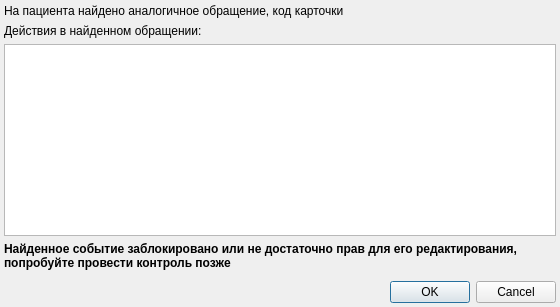
<?xml version="1.0" encoding="UTF-8"?>
<ui version="4.0">
 <class>CompletedEventsOMSWidget</class>
 <widget class="QDialog" name="CompletedEventsOMSWidget">
  <property name="geometry">
   <rect>
    <x>0</x>
    <y>0</y>
    <width>560</width>
    <height>307</height>
   </rect>
  </property>
  <property name="windowTitle">
   <string>Контроль законченных случаев по ОМС</string>
  </property>
  <layout class="QGridLayout" name="gridLayout">
   <property name="leftMargin">
    <number>4</number>
   </property>
   <property name="topMargin">
    <number>4</number>
   </property>
   <property name="rightMargin">
    <number>4</number>
   </property>
   <property name="bottomMargin">
    <number>4</number>
   </property>
   <item row="7" column="0" colspan="3">
    <widget class="QDialogButtonBox" name="buttonBox">
     <property name="orientation">
      <enum>Qt::Horizontal</enum>
     </property>
     <property name="standardButtons">
      <set>QDialogButtonBox::Cancel|QDialogButtonBox::Ok</set>
     </property>
    </widget>
   </item>
   <item row="1" column="0" colspan="3">
    <widget class="QLabel" name="lblInfo">
     <property name="text">
      <string>На пациента найдено аналогичное обращение, код карточки </string>
     </property>
    </widget>
   </item>
   <item row="5" column="1">
    <spacer name="verticalSpacer">
     <property name="orientation">
      <enum>Qt::Vertical</enum>
     </property>
     <property name="sizeHint" stdset="0">
      <size>
       <width>0</width>
       <height>0</height>
      </size>
     </property>
    </spacer>
   </item>
   <item row="2" column="0">
    <widget class="QLabel" name="lblActions">
     <property name="text">
      <string>Действия в найденном обращении:</string>
     </property>
    </widget>
   </item>
   <item row="3" column="0" colspan="3">
    <widget class="QTableView" name="tblActions"/>
   </item>
   <item row="4" column="0" colspan="3">
    <widget class="QLabel" name="lblCancel">
     <property name="font">
      <font>
       <weight>75</weight>
       <bold>true</bold>
      </font>
     </property>
     <property name="text">
      <string>Найденное событие заблокировано или не достаточно прав для его редактирования, попробуйте провести контроль позже</string>
     </property>
     <property name="wordWrap">
      <bool>true</bool>
     </property>
    </widget>
   </item>
  </layout>
 </widget>
 <tabstops>
  <tabstop>buttonBox</tabstop>
 </tabstops>
 <resources/>
 <connections>
  <connection>
   <sender>buttonBox</sender>
   <signal>accepted()</signal>
   <receiver>CompletedEventsOMSWidget</receiver>
   <slot>accept()</slot>
   <hints>
    <hint type="sourcelabel">
     <x>256</x>
     <y>404</y>
    </hint>
    <hint type="destinationlabel">
     <x>157</x>
     <y>153</y>
    </hint>
   </hints>
  </connection>
  <connection>
   <sender>buttonBox</sender>
   <signal>rejected()</signal>
   <receiver>CompletedEventsOMSWidget</receiver>
   <slot>reject()</slot>
   <hints>
    <hint type="sourcelabel">
     <x>324</x>
     <y>404</y>
    </hint>
    <hint type="destinationlabel">
     <x>286</x>
     <y>153</y>
    </hint>
   </hints>
  </connection>
 </connections>
</ui>
